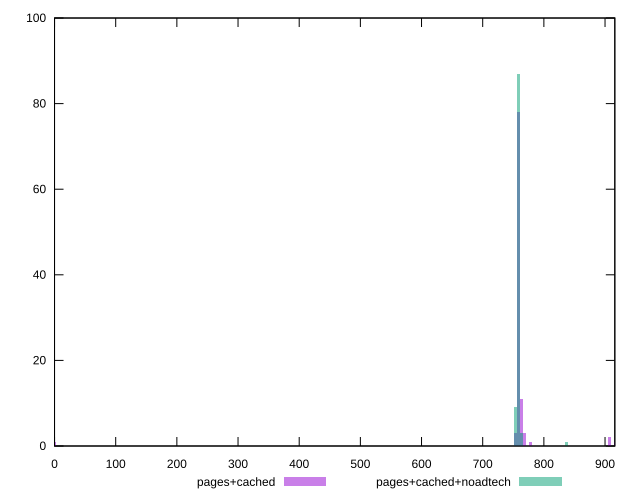

Here is the gnuplot script that generated this plot:
reset

$pagesCached <<EOF
0 1
767.8353066705064 3
757.8634195708894 78
762.849363120698 11
917.4136131647608 1
777.8071937701234 1
907.4417260651439 2
752.877476021081 3
EOF

$pagesCachedNoadtech <<EOF
837.6385163678251 1
762.849363120698 3
757.8634195708894 87
752.877476021081 9
EOF

set key outside below
set boxwidth 4.985943549808483
set xrange [0:916]
set yrange [0:100]
set trange [0:100]
set style fill transparent solid 0.5 noborder
set terminal svg size 640, 500 enhanced background rgb 'white'
set output "report_0_00242021-02-20T12:25:28.543Z/uses-rel-preload/comparison/histogram/1_vs_2.svg"

plot $pagesCached title "pages+cached" with boxes, \
     $pagesCachedNoadtech title "pages+cached+noadtech" with boxes

reset
